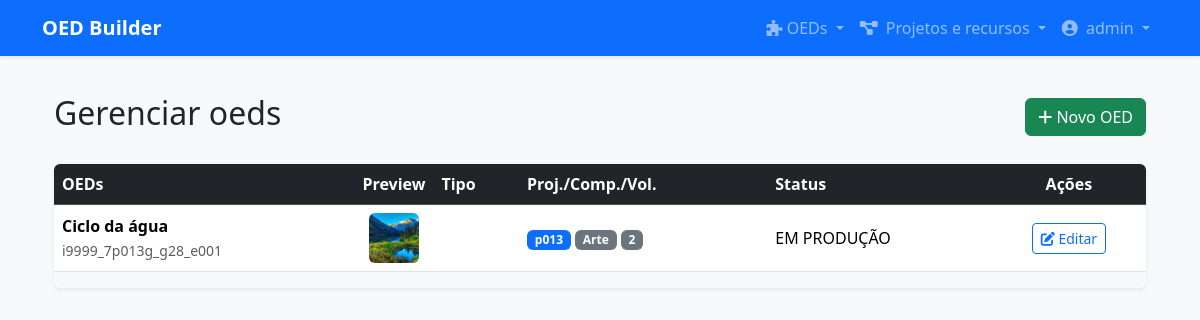
The app's page /oeds/listar/ (signed in), older data.
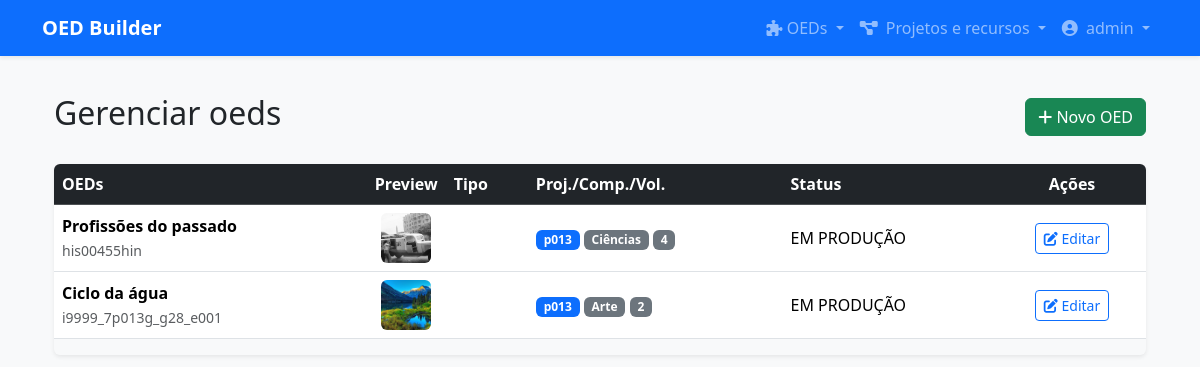
The same page, newer data.
### usuarios/models.py (models this page shows, shortened)
class Usuario(AbstractUser):
    email = models.EmailField('E-mail', unique=True) # Torna o e-mail obrigatório e único
    aprovado = models.BooleanField('Aprovado pelo Coordenador', default=False)

### oeds/models.py (models this page shows, shortened)
class Oed(AuditoriaBase):
    retranca = models.CharField(verbose_name='Retranca', max_length=50, unique=True, help_text='Campo obrigatório. A retranca pode ser alterada posteriormente, se necessário.')
    status = models.ForeignKey(
        StatusOed,
        on_delete=models.SET_NULL,
        blank=True,
        null=True,
        verbose_name='Status do OED',
        related_name='%(class)s_oeds'
    )
    titulo = CKEditor5Field("Título do OED", config_name='default')
    tipo = models.ForeignKey(
        TipoOed,
        on_delete=models.SET_NULL,
        blank=True,
        null=True,
        verbose_name="Tipo do OED",
        related_name="%(class)s_oeds"
    )
    projeto = models.ForeignKey(
        Projeto,
        on_delete=models.SET_NULL,
        blank=True,
        null=True,
        verbose_name="Projeto",
        related_name="%(class)s_oeds"
    )
    componente = models.ForeignKey(
        Componente,
        on_delete=models.SET_NULL,
        blank=True,
        null=True,
        verbose_name="Componente",
        related_name="%(class)s_oeds"
    )
    volume = models.PositiveIntegerField("Volume", blank=True, null=True)
    capitulo = models.CharField("Capítulo", max_length=100, blank=True, null=True)
    pagina = models.PositiveIntegerField("Página", blank=True, null=True)
    local_insercao = models.CharField("Local de inserção", max_length=255, blank=True, null=True)
    introducao = CKEditor5Field("Texto de introdução", config_name='default', blank=True, null=True)
    conclusao = CKEditor5Field("Texto de conclusão", config_name='default', blank=True, null=True)
    palavras_chave = models.CharField("Palavras-chave", blank=True, null=True, help_text='Separe por vírgulas: palavra1, palavra2')
    fonte_de_pesquisa = CKEditor5Field("Fonte de pesquisa", config_name='default', blank=True, null=True)
    retranca_da_imagem_principal = models.CharField(
        verbose_name='Retranca da imagem',
        max_length=255,
        blank=True,
        null=True,
        help_text='Esse campo será atualizado ao carregar a imagem e salvar o OED.'
    )
    imagem_principal = models.ImageField(
        verbose_name="Imagem principal",
        upload_to=renomear_imagem_oed, # Usa a função de renomeação
        validators=[FileExtensionValidator(allowed_extensions=['png', 'jpg', 'jpeg'])],
        help_text="Formatos aceitos: PNG, JPG ou JPEG. Ao carregar nova imagem, o campo 'Retranca da imagem' será atualizado.",
        blank=True,
        null=True,
    )
    legenda_da_imagem_principal = CKEditor5Field("Legenda da imagem principal", config_name='default', blank=True, null=True)
    alt_text_da_imagem_principal = models.TextField('Descrição para acessibilidade da imagem principal', max_length=2000, help_text='Máximo 2.000 caracteres.', blank=True, null=True)
    credito_da_imagem_principal = models.ForeignKey(
        Credito,
        on_delete=models.SET_NULL,
        blank=True,
        null=True,
        verbose_name='Crédito da imagem principal',
        related_name='%(class)s_oeds'
    )
    quantidade_pontos_prevista = models.PositiveIntegerField(
        "Quantidade de pontos clicáveis",
        default=3,
        help_text="Informe quantos pontos clicáveis este OED deve ter."
    )
    orientacoes_para_producao = CKEditor5Field("Orientações para a produção", config_name='default', blank=True, null=True)

### projetos/models.py (models this page shows)
class Projeto(AuditoriaBase):
    nome = models.CharField('Projeto', max_length=100, unique=True)
    editora = models.CharField('Editora', max_length=100)
    ciclo = models.CharField('Ciclo', max_length=100)
    class Meta:
        verbose_name = 'Projeto'
        verbose_name_plural = 'Projetos'
        ordering = ['nome']
    def __str__(self):
        return self.nome

class Componente(AuditoriaBase):
    nome = models.CharField('Componente', max_length=100, unique=True)
    class Meta:
        verbose_name = 'Componente'
        verbose_name_plural = 'Componentes'
        ordering = ['nome']
    def __str__(self):
        return self.nome

class StatusOed(AuditoriaBase):
    nome = models.CharField('Status do OED', max_length=100, unique=True)
    class Meta:
        verbose_name = 'Status do OED'
        verbose_name_plural = 'Status dos OEDs'
        ordering = ['nome']
    def __str__(self):
        return self.nome

### oeds/views.py (the view)
# urls.py: path('listar/', views.OedListView.as_view(), name='listar_oeds'),
class OedListView(LoginRequiredMixin, VerboseNameMixin, ListView):
    model = Oed
    template_name = 'oeds/lista_oeds.html' # Template específico para listar OEDs
    context_object_name = 'oeds'
    ordering = ['-id']
    def get_create_url(self):
        return reverse_lazy('novo_oed')
    def get_update_url_name(self):
        return "editar_oed"

### oeds/views.py (called while the page is built)
    def get_context_data(self, **kwargs):
        context = super().get_context_data(**kwargs)
        context['verbose_name'] = self.model._meta.verbose_name
        context['verbose_name_plural'] = self.model._meta.verbose_name_plural
        context['titulo'] = self.model._meta.verbose_name
        return context

### oeds/templates/oeds/lista_oeds.html
{% extends "base.html" %}
{% block content %}
<div class="container mt-4">
    <div class="d-flex justify-content-between align-items-center mb-4">
        <h2>Gerenciar {{ verbose_name_plural }}</h2>
        <a href="{{ view.get_create_url }}" class="btn btn-success">
            <i class="fas fa-plus"></i> Novo OED
        </a>
    </div>
    <div class="table-responsive shadow-sm rounded">
        <table class="table table-hover align-middle bg-white">
            <thead class="table-dark">
                <tr>
                    <th>OEDs</th>
                    <th class="text-center" style="width:70px;">Preview</th>
                    <th>Tipo</th>
                    <th title="Projeto / Componente / Volume">Proj./Comp./Vol.</th>
                    <th>Status</th>
                    <th class="text-center">Ações</th>
                </tr>
            </thead>
            <tbody>
                {% for oed in object_list %}
                <tr>
                    <td title="Título e retranca">
                        <strong>{{ oed.titulo|striptags }}</strong><br>
                        <small class="text-muted">{{ oed.retranca }}</small>
                    </td>
                    <td class="text-center" title="Preview">
                        {% if oed.imagem_principal %}
                        <img src="{{ oed.imagem_principal.url }}" alt="Preview"
                            style="width:50px; height:50px; object-fit:cover; border-radius:6px;">
                        {% else %}
                        <div style="width:50px; height:50px; background:#f1f1f1; border-radius:6px;"></div>
                        {% endif %}
                    </td>
                    <td title="Tipo do OED">{{ oed.get_tipo_display }}</td>
                    <td title="Projeto / Componente / Volume">
                        <span class="badge bg-primary">{{ oed.projeto|default:"-" }}</span>
                        <span class="badge bg-secondary">{{ oed.componente|default:"-" }}</span>
                        <span class="badge bg-secondary">{{ oed.volume|default:"-" }}</span>
                    </td>
                    <td title="Status">{{ oed.status }}</td>
                    <td class="text-center">
                        <a href="{% url view.get_update_url_name pk=oed.pk %}" class="btn btn-sm btn-outline-primary" title="Editar o OED">
                            <i class="fas fa-edit"></i> Editar
                        </a>
                    </td>
                </tr>
                {% empty %}
                <tr>
                    <td colspan="4" class="text-center text-muted">Nenhum OED encontrado.</td>
                </tr>
                {% endfor %}
            </tbody>
        </table>
    </div>
</div>
{% endblock %}

### core/templates/base.html (shortened to what this page needs)
{% load django_bootstrap5 %}
{% load static %}
<!DOCTYPE html>
<html lang="pt-br">
<head>
    {% bootstrap_css %}
    <link rel="stylesheet" href="{% static 'css/style.css' %}">
    <link rel="stylesheet" href="https://cdnjs.cloudflare.com/ajax/libs/font-awesome/6.5.1/css/all.min.css">
</head>
<body class="bg-light">
    <nav class="navbar navbar-expand-lg navbar-dark bg-primary fixed-top shadow-sm">
        <div class="container">
            <a class="navbar-brand fw-bold" href="{% url 'home' %}">OED Builder</a>
            <div class="collapse navbar-collapse" id="navbarNav">
                <ul class="navbar-nav ms-auto">
                    {% if request.user.is_authenticated %}
                    <li class="nav-item dropdown">
                        <a class="nav-link dropdown-toggle" href="#" id="navbarDropdownOeds" role="button"
                            data-bs-toggle="dropdown" aria-expanded="false">
                            <i class="fa fa-puzzle-piece" aria-hidden="true"></i> OEDs
                        </a>
                    </li>
                    <li class="nav-item dropdown">
                        <a class="nav-link dropdown-toggle" href="#" id="navbarDropdownProjetos" role="button"
                            data-bs-toggle="dropdown" aria-expanded="false">
                            <i class="fas fa-diagram-project me-1"></i> Projetos e recursos
                        </a>
                    </li>
                    <li class="nav-item dropdown">
                        <a class="nav-link dropdown-toggle" href="#" id="userDropdown" role="button"
                            data-bs-toggle="dropdown" aria-expanded="false">
                            <i class="fas fa-user-circle me-1"></i> {{ request.user.username }}
                        </a>
                    </li>
                    {% endif %}
                </ul>
            </div>
        </div>
    </nav>
    <main class="container">
        {% block content %}
        {% endblock %}
    </main>
</body>
</html>

### core/templates/base.html (style rules this page uses)
body { padding-top: 70px; }

Row changes from the older to the newer data that the page shows:
added Oed: titulo "Profissões do passado", retranca "his00455hin", imagem_principal (picture), projeto "p013", componente "Ciências", volume "4", status "EM PRODUÇÃO"
